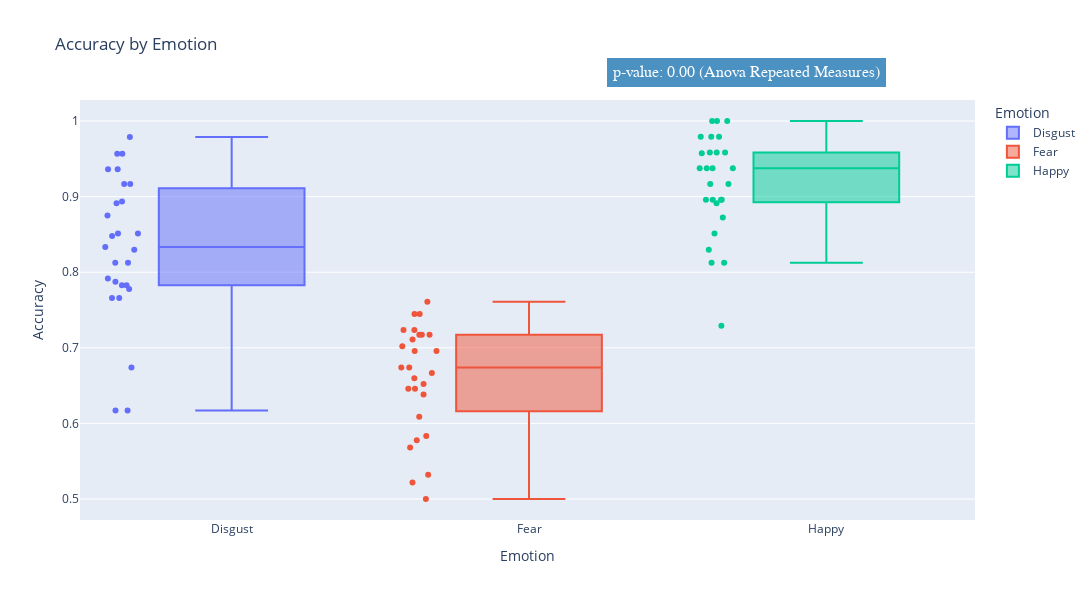
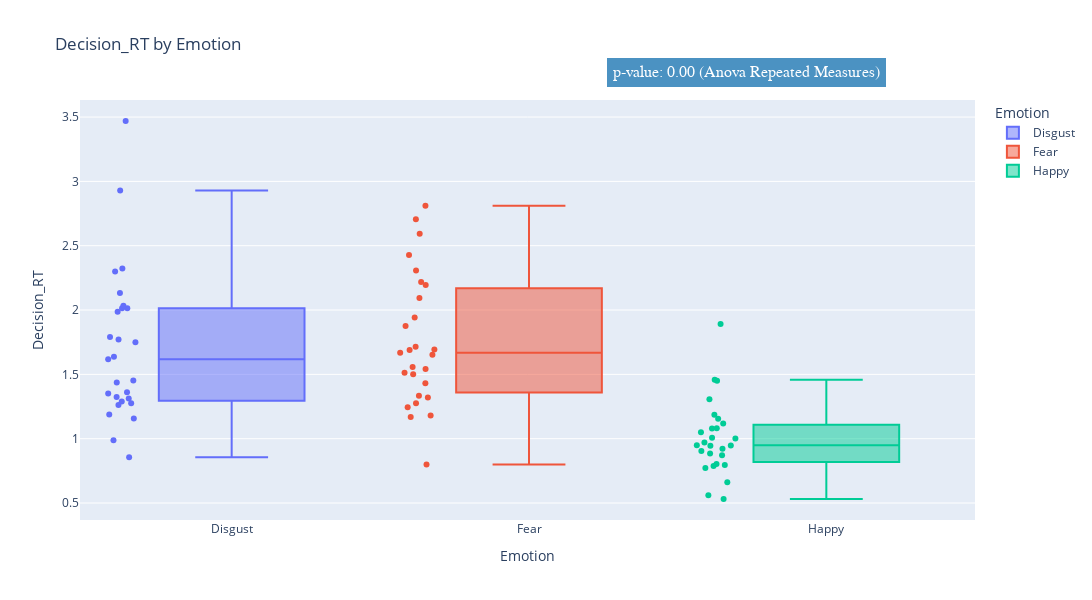
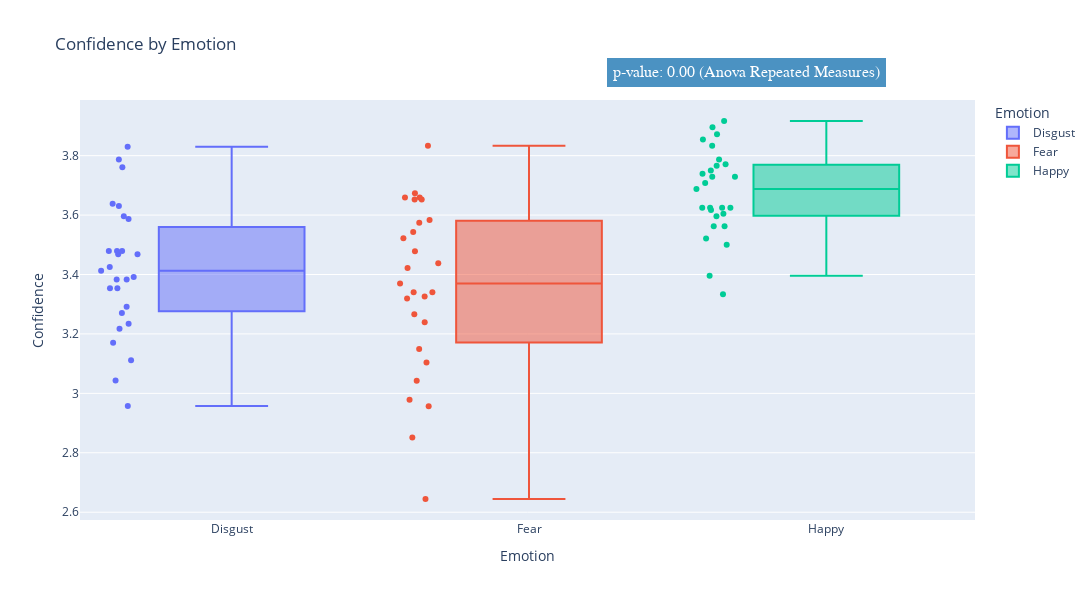
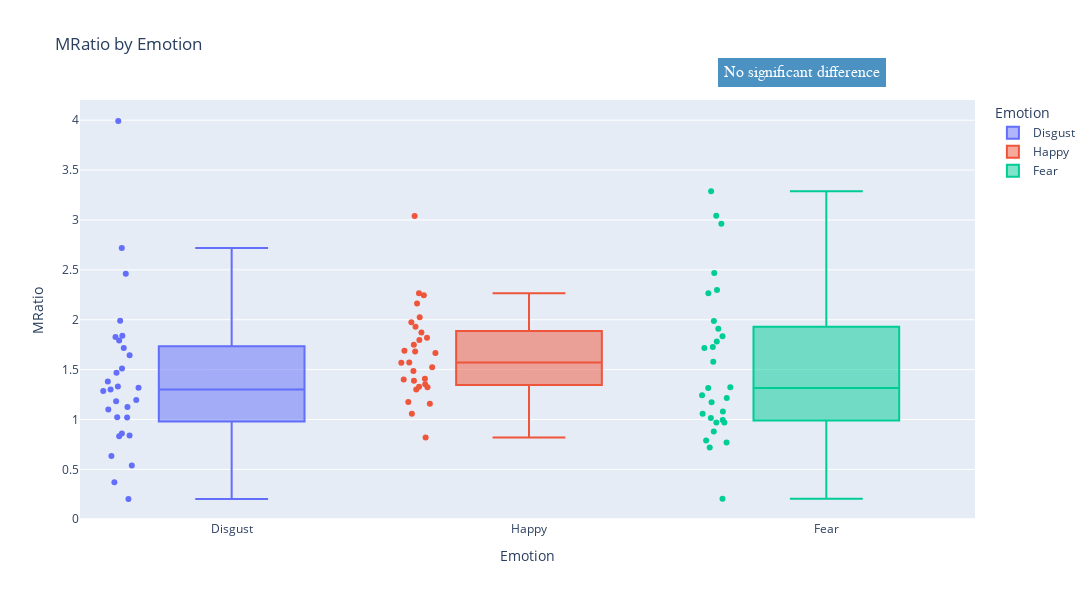

Notebook code cell kept with these figures, in order:
### Code cell
# we now have all dfs, all anova results, and all post hoc results. we shall plot. 

# produce a box plot for each dataframe, with the x axis as Emotion and the y axis as the dependent variable... 
# in the occurence of a significant anova result, we can add the post hoc results to the plot. 
# import plotly

import plotly.express as px

dfs = [accuracy_df, decision_rt_df, confidence_df, mratio_df, dprime_df, logmratio_df, metadprime_df]
df_names = ['Accuracy', 'Decision_RT', 'Confidence', 'MRatio', 'dprime', 'logMRatio', 'metadprime']

for df in dfs:
    dependent_variable = df.columns[-1]
    # use plotly 
    fig = px.box(df, x='Emotion', y=dependent_variable, points='all', title=f'{dependent_variable} by Emotion', 
                    hover_data=['Name', 'ID', 'Emotion', dependent_variable], color='Emotion')
    fig.update_layout(yaxis_title=dependent_variable, width=1200, height=600)
    # check if the anova result is significant
    pvalue = anova_results[dependent_variable].summary().tables[0].loc['Emotion', 'Pr > F']
    if pvalue < 0.05:
        tukey = tukey_results[dependent_variable]
        # print anova and tukey results
        print(f"ANOVA Results for {dependent_variable}")
        print(anova_results[dependent_variable].summary())
        print(tukey.summary())
        # add pvalue to the plot
        fig.add_annotation(text=f"p-value: {pvalue:.2f} (Anova Repeated Measures)", x=0.9, 
                           y = 1.2, 
                            showarrow=False, 
                            font=dict(
                                family="Courier New, monospace",
                                size=16,
                                color="#ffffff"
                            ), xref="paper", yref="paper", bgcolor="#1f77b4", bordercolor="#1f77b4", borderwidth=2, borderpad=4, opacity=0.8)
    else:
        fig.add_annotation(text="No significant difference", x=0.9,
                            y = 1.1, 
                             showarrow=False, 
                             font=dict(
                                  family="Courier New, monospace",
                                  size=16,
                                  color="#ffffff"
                             ), xref="paper", yref="paper", bgcolor="#1f77b4", bordercolor="#1f77b4", borderwidth=2, borderpad=4, opacity=0.8)

    fig.show()

### Figure 1 — Plotly figure (JSON) as saved in the notebook; plotly's stock layout.template omitted (floating-point values rounded to 4 significant figures)
{"data": [{"alignmentgroup": "True", "boxpoints": "all", "customdata": [["王少刚", 1], ["王辉", 3], ["董正心", 4], ["高倩", 5], ["叶帅", 6], ["李闯", 7], ["钱文莉", 8], ["李诗晨", 9], ["王梦宣", 10], ["姚林林", 11], ["赵冰冰", 12], ["李思璇", 13], ["何金辉", 14], ["吴建星", 17], ["bq", 18], ["gxy", 19], ["CTG", 20], ["zwl", 21], ["MZY", 23], ["林增萍", 24], ["qdl", 25], ["庄惠翔", 27], ["焦雄", 28], ["郭有容", 31], ["余鹏程", 32], ["陈若羽", 34], ["Xuewei Qin", 39]], "hovertemplate": "Emotion=%{x}<br>Accuracy=%{y}<br>Name=%{customdata[0]}<br>ID=%{customdata[1]}<extra></extra>", "legendgroup": "Disgust", "marker": {"color": "#636efa"}, "name": "Disgust", "notched": false, "offsetgroup": "Disgust", "orientation": "v", "showlegend": true, "type": "box", "x": ["Disgust", "Disgust", "Disgust", "Disgust", "Disgust", "Disgust", "Disgust", "Disgust", "Disgust", "Disgust", "Disgust", "Disgust", "Disgust", "Disgust", "Disgust", "Disgust", "Disgust", "Disgust", "Disgust", "Disgust", "Disgust", "Disgust", "Disgust", "Disgust", "Disgust", "Disgust", "Disgust"], "x0": " ", "xaxis": "x", "y": [0.617, 0.8125, 0.9362, 0.8913, 0.9787, 0.8333, 0.766, 0.9167, 0.7826, 0.9362, 0.8511, 0.6739, 0.875, 0.766, 0.8478, 0.7917, 0.8511, 0.8936, 0.9565, 0.8125, 0.7872, 0.9565, 0.617, 0.9167, 0.7826, 0.7778, 0.8298], "y0": " ", "yaxis": "y"}, {"alignmentgroup": "True", "boxpoints": "all", "customdata": [["王少刚", 1], ["王辉", 3], ["董正心", 4], ["高倩", 5], ["叶帅", 6], ["李闯", 7], ["钱文莉", 8], ["李诗晨", 9], ["王梦宣", 10], ["姚林林", 11], ["赵冰冰", 12], ["李思璇", 13], ["何金辉", 14], ["吴建星", 17], ["bq", 18], ["gxy", 19], ["CTG", 20], ["zwl", 21], ["MZY", 23], ["林增萍", 24], ["qdl", 25], ["庄惠翔", 27], ["焦雄", 28], ["郭有容", 31], ["余鹏程", 32], ["陈若羽", 34], ["Xuewei Qin", 39]], "hovertemplate": "Emotion=%{x}<br>Accuracy=%{y}<br>Name=%{customdata[0]}<br>ID=%{customdata[1]}<extra></extra>", "legendgroup": "Fear", "marker": {"color": "#EF553B"}, "name": "Fear", "notched": false, "offsetgroup": "Fear", "orientation": "v", "showlegend": true, "type": "box", "x": ["Fear", "Fear", "Fear", "Fear", "Fear", "Fear", "Fear", "Fear", "Fear", "Fear", "Fear", "Fear", "Fear", "Fear", "Fear", "Fear", "Fear", "Fear", "Fear", "Fear", "Fear", "Fear", "Fear", "Fear", "Fear", "Fear", "Fear"], "x0": " ", "xaxis": "x", "y": [0.5, 0.5778, 0.7174, 0.6458, 0.6087, 0.6739, 0.7111, 0.6957, 0.7447, 0.7447, 0.6957, 0.6458, 0.5682, 0.6383, 0.6522, 0.7021, 0.6739, 0.6596, 0.7234, 0.7174, 0.5833, 0.7609, 0.5319, 0.5217, 0.7174, 0.7234, 0.6667], "y0": " ", "yaxis": "y"}, {"alignmentgroup": "True", "boxpoints": "all", "customdata": [["王少刚", 1], ["王辉", 3], ["董正心", 4], ["高倩", 5], ["叶帅", 6], ["李闯", 7], ["钱文莉", 8], ["李诗晨", 9], ["王梦宣", 10], ["姚林林", 11], ["赵冰冰", 12], ["李思璇", 13], ["何金辉", 14], ["吴建星", 17], ["bq", 18], ["gxy", 19], ["CTG", 20], ["zwl", 21], ["MZY", 23], ["林增萍", 24], ["qdl", 25], ["庄惠翔", 27], ["焦雄", 28], ["郭有容", 31], ["余鹏程", 32], ["陈若羽", 34], ["Xuewei Qin", 39]], "hovertemplate": "Emotion=%{x}<br>Accuracy=%{y}<br>Name=%{customdata[0]}<br>ID=%{customdata[1]}<extra></extra>", "legendgroup": "Happy", "marker": {"color": "#00cc96"}, "name": "Happy", "notched": false, "offsetgroup": "Happy", "orientation": "v", "showlegend": true, "type": "box", "x": ["Happy", "Happy", "Happy", "Happy", "Happy", "Happy", "Happy", "Happy", "Happy", "Happy", "Happy", "Happy", "Happy", "Happy", "Happy", "Happy", "Happy", "Happy", "Happy", "Happy", "Happy", "Happy", "Happy", "Happy", "Happy", "Happy", "Happy"], "x0": " ", "xaxis": "x", "y": [0.8125, 0.8298, 0.9583, 0.8511, 0.9167, 0.8723, 0.8958, 0.8958, 0.7292, 0.9375, 0.9583, 0.9574, 0.9583, 1, 0.9792, 0.9167, 1, 0.8958, 0.9375, 0.9375, 0.8913, 0.9375, 1, 0.8958, 0.8125, 0.9792, 0.9792], "y0": " ", "yaxis": "y"}], "layout": {"annotations": [{"bgcolor": "#1f77b4", "bordercolor": "#1f77b4", "borderpad": 4, "borderwidth": 2, "font": {"color": "#ffffff", "family": "Courier New, monospace", "size": 16}, "opacity": 0.8, "showarrow": false, "text": "p-value: 0.00 (Anova Repeated Measures)", "x": 0.9, "xref": "paper", "y": 1.1, "yref": "paper"}], "boxmode": "overlay", "height": 600, "legend": {"title": {"text": "Emotion"}, "tracegroupgap": 0}, "title": {"text": "Accuracy by Emotion"}, "width": 1200, "xaxis": {"anchor": "y", "categoryarray": ["Disgust", "Fear", "Happy"], "categoryorder": "array", "domain": [0, 1], "title": {"text": "Emotion"}}, "yaxis": {"anchor": "x", "domain": [0, 1], "title": {"text": "Accuracy"}}}}

### Figure 2 — Plotly figure (JSON) as saved in the notebook; plotly's stock layout.template omitted (floating-point values rounded to 4 significant figures)
{"data": [{"alignmentgroup": "True", "boxpoints": "all", "customdata": [["王少刚", 1], ["王辉", 3], ["董正心", 4], ["高倩", 5], ["叶帅", 6], ["李闯", 7], ["钱文莉", 8], ["李诗晨", 9], ["王梦宣", 10], ["姚林林", 11], ["赵冰冰", 12], ["李思璇", 13], ["何金辉", 14], ["吴建星", 17], ["bq", 18], ["gxy", 19], ["CTG", 20], ["zwl", 21], ["MZY", 23], ["林增萍", 24], ["qdl", 25], ["庄惠翔", 27], ["焦雄", 28], ["郭有容", 31], ["余鹏程", 32], ["陈若羽", 34], ["Xuewei Qin", 39]], "hovertemplate": "Emotion=%{x}<br>Decision_RT=%{y}<br>Name=%{customdata[0]}<br>ID=%{customdata[1]}<extra></extra>", "legendgroup": "Disgust", "marker": {"color": "#636efa"}, "name": "Disgust", "notched": false, "offsetgroup": "Disgust", "orientation": "v", "showlegend": true, "type": "box", "x": ["Disgust", "Disgust", "Disgust", "Disgust", "Disgust", "Disgust", "Disgust", "Disgust", "Disgust", "Disgust", "Disgust", "Disgust", "Disgust", "Disgust", "Disgust", "Disgust", "Disgust", "Disgust", "Disgust", "Disgust", "Disgust", "Disgust", "Disgust", "Disgust", "Disgust", "Disgust", "Disgust"], "x0": " ", "xaxis": "x", "y": [1.275, 1.77, 0.9879, 1.362, 1.289, 1.79, 2.322, 1.987, 2.013, 1.617, 1.436, 1.156, 2.133, 3.469, 2.929, 2.014, 2.299, 2.034, 1.452, 1.312, 1.262, 1.351, 1.749, 1.188, 1.637, 1.325, 0.8556], "y0": " ", "yaxis": "y"}, {"alignmentgroup": "True", "boxpoints": "all", "customdata": [["王少刚", 1], ["王辉", 3], ["董正心", 4], ["高倩", 5], ["叶帅", 6], ["李闯", 7], ["钱文莉", 8], ["李诗晨", 9], ["王梦宣", 10], ["姚林林", 11], ["赵冰冰", 12], ["李思璇", 13], ["何金辉", 14], ["吴建星", 17], ["bq", 18], ["gxy", 19], ["CTG", 20], ["zwl", 21], ["MZY", 23], ["林增萍", 24], ["qdl", 25], ["庄惠翔", 27], ["焦雄", 28], ["郭有容", 31], ["余鹏程", 32], ["陈若羽", 34], ["Xuewei Qin", 39]], "hovertemplate": "Emotion=%{x}<br>Decision_RT=%{y}<br>Name=%{customdata[0]}<br>ID=%{customdata[1]}<extra></extra>", "legendgroup": "Fear", "marker": {"color": "#EF553B"}, "name": "Fear", "notched": false, "offsetgroup": "Fear", "orientation": "v", "showlegend": true, "type": "box", "x": ["Fear", "Fear", "Fear", "Fear", "Fear", "Fear", "Fear", "Fear", "Fear", "Fear", "Fear", "Fear", "Fear", "Fear", "Fear", "Fear", "Fear", "Fear", "Fear", "Fear", "Fear", "Fear", "Fear", "Fear", "Fear", "Fear", "Fear"], "x0": " ", "xaxis": "x", "y": [1.334, 1.501, 1.558, 1.245, 1.694, 1.69, 2.707, 1.876, 1.667, 2.427, 1.715, 1.168, 2.094, 2.812, 2.592, 2.307, 2.218, 2.194, 1.321, 1.513, 1.18, 1.431, 1.943, 1.275, 1.652, 1.542, 0.8004], "y0": " ", "yaxis": "y"}, {"alignmentgroup": "True", "boxpoints": "all", "customdata": [["王少刚", 1], ["王辉", 3], ["董正心", 4], ["高倩", 5], ["叶帅", 6], ["李闯", 7], ["钱文莉", 8], ["李诗晨", 9], ["王梦宣", 10], ["姚林林", 11], ["赵冰冰", 12], ["李思璇", 13], ["何金辉", 14], ["吴建星", 17], ["bq", 18], ["gxy", 19], ["CTG", 20], ["zwl", 21], ["MZY", 23], ["林增萍", 24], ["qdl", 25], ["庄惠翔", 27], ["焦雄", 28], ["郭有容", 31], ["余鹏程", 32], ["陈若羽", 34], ["Xuewei Qin", 39]], "hovertemplate": "Emotion=%{x}<br>Decision_RT=%{y}<br>Name=%{customdata[0]}<br>ID=%{customdata[1]}<extra></extra>", "legendgroup": "Happy", "marker": {"color": "#00cc96"}, "name": "Happy", "notched": false, "offsetgroup": "Happy", "orientation": "v", "showlegend": true, "type": "box", "x": ["Happy", "Happy", "Happy", "Happy", "Happy", "Happy", "Happy", "Happy", "Happy", "Happy", "Happy", "Happy", "Happy", "Happy", "Happy", "Happy", "Happy", "Happy", "Happy", "Happy", "Happy", "Happy", "Happy", "Happy", "Happy", "Happy", "Happy"], "x0": " ", "xaxis": "x", "y": [0.8708, 1.08, 0.8846, 0.9443, 0.9488, 1.051, 1.008, 1.186, 0.9465, 0.8026, 0.9215, 0.5601, 1.459, 1.155, 1.891, 1.451, 1.082, 0.9039, 0.7874, 1.307, 1.002, 0.7965, 1.118, 0.6611, 0.9714, 0.7719, 0.5314], "y0": " ", "yaxis": "y"}], "layout": {"annotations": [{"bgcolor": "#1f77b4", "bordercolor": "#1f77b4", "borderpad": 4, "borderwidth": 2, "font": {"color": "#ffffff", "family": "Courier New, monospace", "size": 16}, "opacity": 0.8, "showarrow": false, "text": "p-value: 0.00 (Anova Repeated Measures)", "x": 0.9, "xref": "paper", "y": 1.1, "yref": "paper"}], "boxmode": "overlay", "height": 600, "legend": {"title": {"text": "Emotion"}, "tracegroupgap": 0}, "title": {"text": "Decision_RT by Emotion"}, "width": 1200, "xaxis": {"anchor": "y", "categoryarray": ["Disgust", "Fear", "Happy"], "categoryorder": "array", "domain": [0, 1], "title": {"text": "Emotion"}}, "yaxis": {"anchor": "x", "domain": [0, 1], "title": {"text": "Decision_RT"}}}}

### Figure 3 — Plotly figure (JSON) as saved in the notebook; plotly's stock layout.template omitted (floating-point values rounded to 4 significant figures)
{"data": [{"alignmentgroup": "True", "boxpoints": "all", "customdata": [["王少刚", 1], ["王辉", 3], ["董正心", 4], ["高倩", 5], ["叶帅", 6], ["李闯", 7], ["钱文莉", 8], ["李诗晨", 9], ["王梦宣", 10], ["姚林林", 11], ["赵冰冰", 12], ["李思璇", 13], ["何金辉", 14], ["吴建星", 17], ["bq", 18], ["gxy", 19], ["CTG", 20], ["zwl", 21], ["MZY", 23], ["林增萍", 24], ["qdl", 25], ["庄惠翔", 27], ["焦雄", 28], ["郭有容", 31], ["余鹏程", 32], ["陈若羽", 34], ["Xuewei Qin", 39]], "hovertemplate": "Emotion=%{x}<br>Confidence=%{y}<br>Name=%{customdata[0]}<br>ID=%{customdata[1]}<extra></extra>", "legendgroup": "Disgust", "marker": {"color": "#636efa"}, "name": "Disgust", "notched": false, "offsetgroup": "Disgust", "orientation": "v", "showlegend": true, "type": "box", "x": ["Disgust", "Disgust", "Disgust", "Disgust", "Disgust", "Disgust", "Disgust", "Disgust", "Disgust", "Disgust", "Disgust", "Disgust", "Disgust", "Disgust", "Disgust", "Disgust", "Disgust", "Disgust", "Disgust", "Disgust", "Disgust", "Disgust", "Disgust", "Disgust", "Disgust", "Disgust", "Disgust"], "x0": " ", "xaxis": "x", "y": [3.17, 3.354, 3.638, 3.63, 3.426, 3.479, 2.957, 3.479, 3.217, 3.83, 3.787, 3.413, 3.479, 3.468, 3.391, 3.354, 3.596, 3.234, 3.043, 3.292, 3.468, 3.761, 3.383, 3.271, 3.587, 3.111, 3.383], "y0": " ", "yaxis": "y"}, {"alignmentgroup": "True", "boxpoints": "all", "customdata": [["王少刚", 1], ["王辉", 3], ["董正心", 4], ["高倩", 5], ["叶帅", 6], ["李闯", 7], ["钱文莉", 8], ["李诗晨", 9], ["王梦宣", 10], ["姚林林", 11], ["赵冰冰", 12], ["李思璇", 13], ["何金辉", 14], ["吴建星", 17], ["bq", 18], ["gxy", 19], ["CTG", 20], ["zwl", 21], ["MZY", 23], ["林增萍", 24], ["qdl", 25], ["庄惠翔", 27], ["焦雄", 28], ["郭有容", 31], ["余鹏程", 32], ["陈若羽", 34], ["Xuewei Qin", 39]], "hovertemplate": "Emotion=%{x}<br>Confidence=%{y}<br>Name=%{customdata[0]}<br>ID=%{customdata[1]}<extra></extra>", "legendgroup": "Fear", "marker": {"color": "#EF553B"}, "name": "Fear", "notched": false, "offsetgroup": "Fear", "orientation": "v", "showlegend": true, "type": "box", "x": ["Fear", "Fear", "Fear", "Fear", "Fear", "Fear", "Fear", "Fear", "Fear", "Fear", "Fear", "Fear", "Fear", "Fear", "Fear", "Fear", "Fear", "Fear", "Fear", "Fear", "Fear", "Fear", "Fear", "Fear", "Fear", "Fear", "Fear"], "x0": " ", "xaxis": "x", "y": [3.104, 3.422, 2.957, 3.833, 3.239, 3.652, 2.644, 3.478, 3.34, 3.66, 3.522, 3.438, 3.659, 3.574, 3.37, 3.043, 3.543, 3.319, 3.149, 3.326, 3.583, 3.674, 3.34, 2.978, 3.652, 2.851, 3.267], "y0": " ", "yaxis": "y"}, {"alignmentgroup": "True", "boxpoints": "all", "customdata": [["王少刚", 1], ["王辉", 3], ["董正心", 4], ["高倩", 5], ["叶帅", 6], ["李闯", 7], ["钱文莉", 8], ["李诗晨", 9], ["王梦宣", 10], ["姚林林", 11], ["赵冰冰", 12], ["李思璇", 13], ["何金辉", 14], ["吴建星", 17], ["bq", 18], ["gxy", 19], ["CTG", 20], ["zwl", 21], ["MZY", 23], ["林增萍", 24], ["qdl", 25], ["庄惠翔", 27], ["焦雄", 28], ["郭有容", 31], ["余鹏程", 32], ["陈若羽", 34], ["Xuewei Qin", 39]], "hovertemplate": "Emotion=%{x}<br>Confidence=%{y}<br>Name=%{customdata[0]}<br>ID=%{customdata[1]}<extra></extra>", "legendgroup": "Happy", "marker": {"color": "#00cc96"}, "name": "Happy", "notched": false, "offsetgroup": "Happy", "orientation": "v", "showlegend": true, "type": "box", "x": ["Happy", "Happy", "Happy", "Happy", "Happy", "Happy", "Happy", "Happy", "Happy", "Happy", "Happy", "Happy", "Happy", "Happy", "Happy", "Happy", "Happy", "Happy", "Happy", "Happy", "Happy", "Happy", "Happy", "Happy", "Happy", "Happy", "Happy"], "x0": " ", "xaxis": "x", "y": [3.625, 3.596, 3.625, 3.872, 3.708, 3.766, 3.396, 3.604, 3.688, 3.75, 3.896, 3.787, 3.771, 3.854, 3.5, 3.521, 3.917, 3.333, 3.729, 3.729, 3.739, 3.833, 3.617, 3.562, 3.625, 3.625, 3.562], "y0": " ", "yaxis": "y"}], "layout": {"annotations": [{"bgcolor": "#1f77b4", "bordercolor": "#1f77b4", "borderpad": 4, "borderwidth": 2, "font": {"color": "#ffffff", "family": "Courier New, monospace", "size": 16}, "opacity": 0.8, "showarrow": false, "text": "p-value: 0.00 (Anova Repeated Measures)", "x": 0.9, "xref": "paper", "y": 1.1, "yref": "paper"}], "boxmode": "overlay", "height": 600, "legend": {"title": {"text": "Emotion"}, "tracegroupgap": 0}, "title": {"text": "Confidence by Emotion"}, "width": 1200, "xaxis": {"anchor": "y", "categoryarray": ["Disgust", "Fear", "Happy"], "categoryorder": "array", "domain": [0, 1], "title": {"text": "Emotion"}}, "yaxis": {"anchor": "x", "domain": [0, 1], "title": {"text": "Confidence"}}}}

### Figure 4 — Plotly figure (JSON) as saved in the notebook; plotly's stock layout.template omitted (floating-point values rounded to 4 significant figures)
{"data": [{"alignmentgroup": "True", "boxpoints": "all", "customdata": [["王少刚", 1], ["王梦宣", 10], ["姚林林", 11], ["赵冰冰", 12], ["李思璇", 13], ["何金辉", 14], ["吴建星", 17], ["bq", 18], ["gxy", 19], ["CTG", 20], ["zwl", 21], [null, 22], ["MZY", 23], ["林增萍", 24], ["qdl", 25], ["庄惠翔", 27], ["焦雄", 28], ["王辉", 3], ["郭有容", 31], ["余鹏程", 32], ["陈若羽", 34], [null, 36], ["Xuewei Qin", 39], ["董正心", 4], ["高倩", 5], ["叶帅", 6], ["李闯", 7], ["钱文莉", 8], ["李诗晨", 9]], "hovertemplate": "Emotion=%{x}<br>MRatio=%{y}<br>Name=%{customdata[0]}<br>ID=%{customdata[1]}<extra></extra>", "legendgroup": "Disgust", "marker": {"color": "#636efa"}, "name": "Disgust", "notched": false, "offsetgroup": "Disgust", "orientation": "v", "showlegend": true, "type": "box", "x": ["Disgust", "Disgust", "Disgust", "Disgust", "Disgust", "Disgust", "Disgust", "Disgust", "Disgust", "Disgust", "Disgust", "Disgust", "Disgust", "Disgust", "Disgust", "Disgust", "Disgust", "Disgust", "Disgust", "Disgust", "Disgust", "Disgust", "Disgust", "Disgust", "Disgust", "Disgust", "Disgust", "Disgust", "Disgust"], "x0": " ", "xaxis": "x", "y": [0.3707, 2.46, 1.512, 1.381, 2.719, 1.184, 1.3, 1.02, 1.991, 1.319, 1.101, 0.6332, 0.8327, 0.2032, 1.125, 1.331, 3.992, 1.827, 1.194, 0.5387, 1.838, 0.8399, 1.716, 1.286, 1.792, 0.8589, 1.643, 1.024, 1.469], "y0": " ", "yaxis": "y"}, {"alignmentgroup": "True", "boxpoints": "all", "customdata": [["王少刚", 1], ["王梦宣", 10], ["姚林林", 11], ["赵冰冰", 12], ["李思璇", 13], ["何金辉", 14], ["吴建星", 17], ["bq", 18], ["gxy", 19], ["CTG", 20], ["zwl", 21], [null, 22], ["MZY", 23], ["林增萍", 24], ["qdl", 25], ["庄惠翔", 27], ["焦雄", 28], ["王辉", 3], ["郭有容", 31], ["余鹏程", 32], ["陈若羽", 34], [null, 36], ["Xuewei Qin", 39], ["董正心", 4], ["高倩", 5], ["叶帅", 6], ["李闯", 7], ["钱文莉", 8], ["李诗晨", 9]], "hovertemplate": "Emotion=%{x}<br>MRatio=%{y}<br>Name=%{customdata[0]}<br>ID=%{customdata[1]}<extra></extra>", "legendgroup": "Happy", "marker": {"color": "#EF553B"}, "name": "Happy", "notched": false, "offsetgroup": "Happy", "orientation": "v", "showlegend": true, "type": "box", "x": ["Happy", "Happy", "Happy", "Happy", "Happy", "Happy", "Happy", "Happy", "Happy", "Happy", "Happy", "Happy", "Happy", "Happy", "Happy", "Happy", "Happy", "Happy", "Happy", "Happy", "Happy", "Happy", "Happy", "Happy", "Happy", "Happy", "Happy", "Happy", "Happy"], "x0": " ", "xaxis": "x", "y": [2.246, 3.038, 1.819, 1.75, 1.976, 1.667, 1.523, 1.174, 1.402, 1.688, 1.873, 1.485, 2.024, 1.681, 1.057, 2.163, 1.408, 2.265, 1.797, 0.8205, 1.352, 1.157, 1.323, 1.569, 1.571, 1.929, 1.3, 1.388, 1.329], "y0": " ", "yaxis": "y"}, {"alignmentgroup": "True", "boxpoints": "all", "customdata": [["王少刚", 1], ["王梦宣", 10], ["姚林林", 11], ["赵冰冰", 12], ["李思璇", 13], ["何金辉", 14], ["吴建星", 17], ["bq", 18], ["gxy", 19], ["CTG", 20], ["zwl", 21], [null, 22], ["MZY", 23], ["林增萍", 24], ["qdl", 25], ["庄惠翔", 27], ["焦雄", 28], ["王辉", 3], ["郭有容", 31], ["余鹏程", 32], ["陈若羽", 34], [null, 36], ["Xuewei Qin", 39], ["董正心", 4], ["高倩", 5], ["叶帅", 6], ["李闯", 7], ["钱文莉", 8], ["李诗晨", 9]], "hovertemplate": "Emotion=%{x}<br>MRatio=%{y}<br>Name=%{customdata[0]}<br>ID=%{customdata[1]}<extra></extra>", "legendgroup": "Fear", "marker": {"color": "#00cc96"}, "name": "Fear", "notched": false, "offsetgroup": "Fear", "orientation": "v", "showlegend": true, "type": "box", "x": ["Fear", "Fear", "Fear", "Fear", "Fear", "Fear", "Fear", "Fear", "Fear", "Fear", "Fear", "Fear", "Fear", "Fear", "Fear", "Fear", "Fear", "Fear", "Fear", "Fear", "Fear", "Fear", "Fear", "Fear", "Fear", "Fear", "Fear", "Fear", "Fear"], "x0": " ", "xaxis": "x", "y": [2.469, 0.9692, 1.315, 0.7698, 1.835, 3.289, 1.579, 2.264, 1.911, 1.728, 1.243, 1.781, 1.014, 1.988, 0.7191, 1.174, 0.7896, 0.9958, 3.043, 1.08, 0.9689, 1.214, 0.8804, 2.298, 1.716, 2.961, 1.323, 0.2061, 1.059], "y0": " ", "yaxis": "y"}], "layout": {"annotations": [{"bgcolor": "#1f77b4", "bordercolor": "#1f77b4", "borderpad": 4, "borderwidth": 2, "font": {"color": "#ffffff", "family": "Courier New, monospace", "size": 16}, "opacity": 0.8, "showarrow": false, "text": "No significant difference", "x": 0.9, "xref": "paper", "y": 1.1, "yref": "paper"}], "boxmode": "overlay", "height": 600, "legend": {"title": {"text": "Emotion"}, "tracegroupgap": 0}, "title": {"text": "MRatio by Emotion"}, "width": 1200, "xaxis": {"anchor": "y", "categoryarray": ["Disgust", "Happy", "Fear"], "categoryorder": "array", "domain": [0, 1], "title": {"text": "Emotion"}}, "yaxis": {"anchor": "x", "domain": [0, 1], "title": {"text": "MRatio"}}}}
